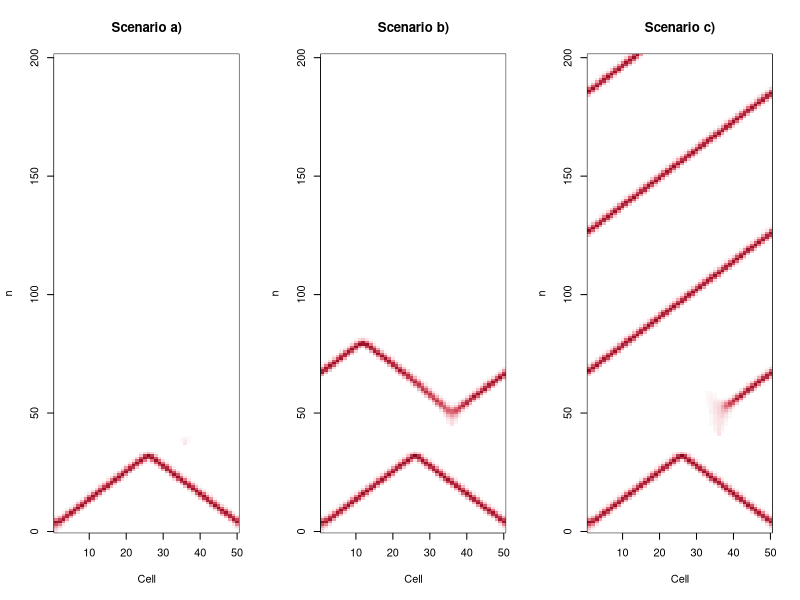

The R source for this figure:
# Fig. 2.22: The three scenarios of the ring model seen from above (book, Section 2.5, Eq. 2.34)
# horizontally the cells, vertically the time steps n, color = y1; each oblique track is a traveling wave
# (c) 2026 Philipp Kügler · Program for the book "Dynamical Systems in the Life Sciences" · MIT License (see LICENSE)
a <- 0.89; b <- 0.6; c <- 0.28; k <- 0.02; d <- 0.4
f1 <- function(y1, y2) y1^2 * exp(y2 - y1) + k

# resting state: compute a single cell for 180 steps starting from (0.2, c/(1 - a))
y1r <- 0.2; y2r <- c / (1 - a)
for (j in 1:180) { y1neu <- f1(y1r, y2r); y2r <- a * y2r - b * y1r + c; y1r <- y1neu }

ring <- function(n_stoer = -1, Z = 50, schritte = 201) {
  # ring of Z cells; cell 1 starts excited (0.3), optionally a second stimulation of cell 36 after n_stoer steps
  Y1 <- matrix(y1r, schritte + 1, Z); Y2 <- matrix(y2r, schritte + 1, Z)   # row n+1 = time step n
  Y1[1, 1] <- 0.3
  rechts <- c(2:Z, 1); links <- c(Z, 1:(Z - 1))                          # neighbors on the ring
  for (n in 0:(schritte - 1)) {
    F <- f1(Y1[n + 1, ], Y2[n + 1, ])
    Y1[n + 2, ] <- (1 - d) * F + d / 2 * (F[rechts] + F[links])
    Y2[n + 2, ] <- a * Y2[n + 1, ] - b * Y1[n + 1, ] + c
    if (n + 1 == n_stoer) Y1[n + 2, 36] <- 0.3                         # second stimulation of cell 36
  }
  Y1
}
stamm <- function(werte, titel) {        # bars above the cells of the ring (3D view)
  w <- seq(0, 2 * pi, length.out = 51)[1:50]; cx <- cos(w); cy <- sin(w)
  pm <- persp(c(-1.1, 1.1), c(-1.1, 1.1), matrix(0, 2, 2), zlim = c(0, 4.5), theta = 20, phi = 25,
              border = NA, box = FALSE, main = titel)
  unten <- trans3d(cx, cy, 0, pm); oben <- trans3d(cx, cy, werte, pm)
  lines(trans3d(c(cx, cx[1]), c(cy, cy[1]), 0, pm), col = "grey70")
  segments(unten$x, unten$y, oben$x, oben$y, col = rgb(0.64, 0.08, 0.18))
  points(oben, pch = 16, cex = 0.6, col = rgb(0.64, 0.08, 0.18))
}

weissrot <- colorRampPalette(c("white", rgb(0.89, 0.44, 0.49), rgb(0.64, 0.08, 0.18), rgb(0.43, 0.04, 0.12)))(64)
par(mfrow = c(1, 3))
for (sz in list(list("a", 37), list("b", 45), list("c", 41))) {
  Y1 <- ring(sz[[2]])
  image(1:50, 0:201, t(Y1), col = weissrot, zlim = c(0, 4.2), xlab = "Cell", ylab = "n", main = sprintf("Scenario %s)", sz[[1]]))
  zeiten <- (100:201)[Y1[101:202, 1] > 1]
  cat(sprintf("Scenario %s): time steps with excited cell 1 from n = 100: [%s]\n", sz[[1]], paste(head(zeiten, 6), collapse = ", ")))
}
